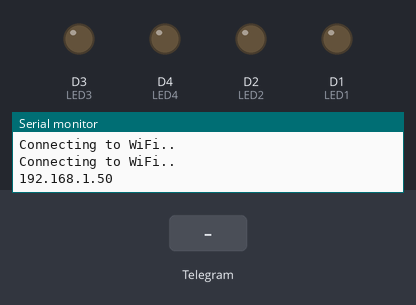
The sketch below on a simulated ESP8266 (NodeMCU). On the bench: output pins drawn as LEDs (lit = HIGH), the last lines printed to the serial monitor. The test bench sets the inputs (shaded band). WiFi joins after 1.5 s; servers stay silent unless stated; the local clock reads 2024-03-15 10:24:30 at power-on unless the sketch sets it.

Above: at 3.2 s.
3.3 s: Telegram message "/start" received
5.1 s: Telegram message "/on" received
7.0 s: Telegram message "/led4" received
At 9.1 s:
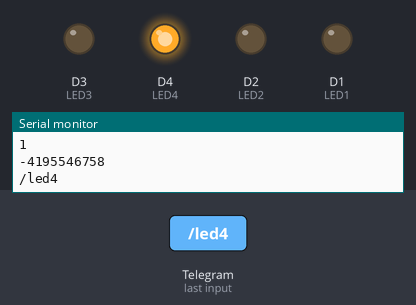
Timing chart, 0 to 10.6 s (numbered marks = the images above; inputs shaded):
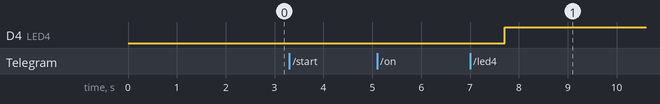

Measured:
- after the input at 7.0 s, D4 (LED4): LOW → HIGH after 0.71 s

The sketch:

posttest_4.ino
```cpp
#ifdef ESP32
  #include <WiFi.h>
#else
  #include <ESP8266WiFi.h>
#endif
#include <WiFiClientSecure.h>
#include <UniversalTelegramBot.h>   // Universal Telegram Bot Library written by Brian Lough: https://github.com/witnessmenow/Universal-Arduino-Telegram-Bot
#include <ArduinoJson.h>
#include <DHT.h>

// Replace with your network credentials
const char* ssid = "Universitas Mulawarman";
const char* password = "";

// Initialize Telegram BOT
#define BOTtoken "5049346753:AAFpcl158jbt5YBv_dD7vJUfzafPuflWc7k"  // your Bot Token (Get from Botfather)
#define DHTPIN D6
#define LED1 D1
#define LED2 D2
#define LED3 D3
#define LED4 D4

#define DHTTYPE DHT11
// Use @myidbot to find out the chat ID of an individual or a group
// Also note that you need to click "start" on a bot before it can
// message you
#define CHAT_ID "-4195546758"

#ifdef ESP8266
  X509List cert(TELEGRAM_CERTIFICATE_ROOT);
#endif

WiFiClientSecure client;
UniversalTelegramBot bot(BOTtoken, client);

// Checks for new messages every 1 second.
int botRequestDelay = 1000;
unsigned long lastTimeBotRan;
bool ledState = LOW;

DHT dht(DHTPIN, DHTTYPE);

// Track which user controls which light
String user1ControlledLight = "1082616660";
String user2ControlledLight = "779444516";
String user3ControlledLight = "937267310";
String prevMessage = "";

void handleLEDMessage(String chat_id, String from_name) {
  String welcome = "Pilih salah satu lampu bang " + from_name + ":\n";
  welcome += prevMessage = "on" ? "Lampu akan dinyalakan:\n" : "Lampu akan dimatikan:\n";
  welcome += "/led1 untuk menyalakan LED 1 \n";
  welcome += "/led2 untuk menyalakan LED 2 \n";
  welcome += "/led3 untuk menyalakan LED 3 \n";
  welcome += "/led4 untuk menyalakan LED 4 \n";
  bot.sendMessage(chat_id, welcome, "");
}

// Handle what happens when you receive new messages
void handleNewMessages(int numNewMessages) {
 Serial.println("handleNewMessages");
  Serial.println(String(numNewMessages));
  for (int i=0; i<numNewMessages; i++) {
    // Chat id of the requester
    String chat_id = String(bot.messages[i].chat_id);
    Serial.println(chat_id);
    if (chat_id != CHAT_ID){
      bot.sendMessage(chat_id, "Unauthorized user", "");
      continue;
    }

    // Print the received message
    String text = bot.messages[i].text;
    Serial.println(text);

    String from_name = bot.messages[i].from_name;

    if (text == "/start") {
      String welcome = "Selamat datang abangku, " + from_name + ".\n";
      welcome += "Gunakan perintah dibawah ini untuk mengendalikan LED.\n\n";
      welcome += "/on untuk menyalakan LED \n";
      welcome += "/off untuk mematikan LED \n";
      welcome += "/show untuk lihat kepemilikan LED \n";
      welcome += "/dht untuk meminta status DHT (Suhu dan Kelembapan)";
      bot.sendMessage(chat_id, welcome, "");
    }

    if(text == "/on" || text == "/off") {
      handleLEDMessage(chat_id, from_name);
      prevMessage = text;
    }

    if(text == "/show") {
      String welcome = "Kepemilikan LED: \n\n";
      welcome += "LED1 milik Ananta\n";
      welcome += "LED2 milik Bayu\n";
      welcome += "LED3 milik Ilham\n";
      welcome += "LED4 MILIK KITA SEMUA";
      bot.sendMessage(chat_id, welcome, "");
    }

    // LIGHT LED
    if (prevMessage == "/on") {
      String from_id = bot.messages[i].from_id;
      if(text == "/led1") {
        if(from_id == user1ControlledLight) {
          bot.sendMessage(chat_id, "LED 1 sudah menyala abangku", "");
          digitalWrite(LED1, HIGH);
        } else {
          bot.sendMessage(chat_id, "LED 1 bukan punya kau", "");
        }
      }

      if(text == "/led2") {
        if(from_id == user2ControlledLight) {
          bot.sendMessage(chat_id, "LED 2 sudah menyala abangku", "");
          digitalWrite(LED2, HIGH);
        } else {
          bot.sendMessage(chat_id, "LED 2 bukan punya kau", "");
        }
      }

      if(text == "/led3") {
        if(from_id == user3ControlledLight) {
          bot.sendMessage(chat_id, "LED 3 sudah menyala abangku", "");
          digitalWrite(LED3, HIGH);
        } else {
          bot.sendMessage(chat_id, "LED 3 bukan punya kau", "");
        }
      }

      if(text == "/led4") {
        bot.sendMessage(chat_id, "LED 4 sudah menyala abangku", "");
        digitalWrite(LED4, HIGH);
      }
    }

    if (prevMessage == "/off") {
      String from_id = bot.messages[i].from_id;
      if(text == "/led1") {
        if(from_id == user1ControlledLight) {
          bot.sendMessage(chat_id, "LED 1 sudah mati abangku", "");
          digitalWrite(LED1, LOW);
        } else {
          bot.sendMessage(chat_id, "LED 1 bukan punya kau", "");
        }
      }

      if(text == "/led2") {
        if(from_id == user2ControlledLight) {
          bot.sendMessage(chat_id, "LED 2 sudah mati abangku", "");
          digitalWrite(LED2, LOW);
        } else {
          bot.sendMessage(chat_id, "LED 2 bukan punya kau", "");
        }
      }

      if(text == "/led3") {
        if(from_id == user3ControlledLight) {
          bot.sendMessage(chat_id, "LED 3 sudah mati abangku", "");
          digitalWrite(LED3, LOW);
        } else {
          bot.sendMessage(chat_id, "LED 3 bukan punya kau", "");
        }
      }

      if(text == "/led4") {
        bot.sendMessage(chat_id, "LED 4 sudah mati abangku", "");
        digitalWrite(LED4, LOW);
      }
    }

    if (text == "/dht") {
      float h = dht.readHumidity();
      float t = dht.readTemperature();
      String message = "";
      message += "Suhu : "+ String(t) + "°C\n";
      message += "Kelembapan : "+ String(h) + " %";
      bot.sendMessage(chat_id, message, "");
    }
  }
}

void setup() {
  Serial.begin(115200);

  #ifdef ESP8266
    configTime(0, 0, "pool.ntp.org");      // get UTC time via NTP
    client.setTrustAnchors(&cert); // Add root certificate for api.telegram.org
  #endif

  dht.begin();
  pinMode(LED1, OUTPUT);
  pinMode(LED2, OUTPUT);
  pinMode(LED3, OUTPUT);
  pinMode(LED4, OUTPUT);
  digitalWrite(LED1, ledState);
  digitalWrite(LED2, ledState);
  digitalWrite(LED3, ledState);
  digitalWrite(LED4, ledState);


  // Connect to Wi-Fi
  WiFi.mode(WIFI_STA);
  WiFi.begin(ssid, password);
  #ifdef ESP32
    client.setCACert(TELEGRAM_CERTIFICATE_ROOT); // Add root certificate for api.telegram.org
  #endif
  while (WiFi.status() != WL_CONNECTED) {
    delay(1000);
    Serial.println("Connecting to WiFi..");
  }
  // Print ESP32 Local IP Address
  Serial.println(WiFi.localIP());
}

void loop() {
  if (millis() > lastTimeBotRan + botRequestDelay)  {
    int numNewMessages = bot.getUpdates(bot.last_message_received + 1);
    while(numNewMessages) {
      Serial.println("got response");
      handleNewMessages(numNewMessages);
      numNewMessages = bot.getUpdates(bot.last_message_received + 1);
    }
    lastTimeBotRan = millis();
  }
}
```
